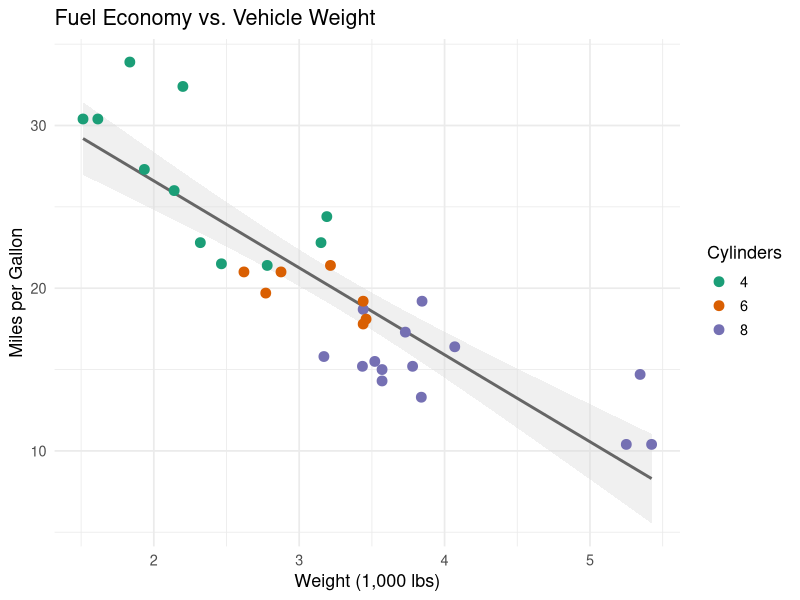

Generate this figure with R:
## ---- chunk 1
knitr::opts_chunk$set(echo = TRUE, message = FALSE, warning = FALSE,
                      fig.width = 7, fig.height = 4.5, fig.align = "center")
## ---- chunk 2
library(ggplot2)

data(mtcars)
mtcars$cyl <- factor(mtcars$cyl)   # treat cylinders as a category

head(mtcars[, c("mpg", "cyl", "hp", "wt")])
## ---- chunk 3
summary(mtcars[, c("mpg", "hp", "wt")])

# Average MPG by number of cylinders
aggregate(mpg ~ cyl, data = mtcars, FUN = function(x) round(mean(x), 1))
## ---- chunk 4
model <- lm(mpg ~ wt, data = mtcars)
coef(summary(model))
## ---- chunk 5
ggplot(mtcars, aes(x = wt, y = mpg)) +
  geom_smooth(method = "lm", se = TRUE, color = "gray40", fill = "gray85") +
  geom_point(aes(color = cyl), size = 3) +
  scale_color_manual(values = c("4" = "#1b9e77", "6" = "#d95f02", "8" = "#7570b3")) +
  labs(title = "Fuel Economy vs. Vehicle Weight",
       x = "Weight (1,000 lbs)", y = "Miles per Gallon",
       color = "Cylinders") +
  theme_minimal(base_size = 13)
